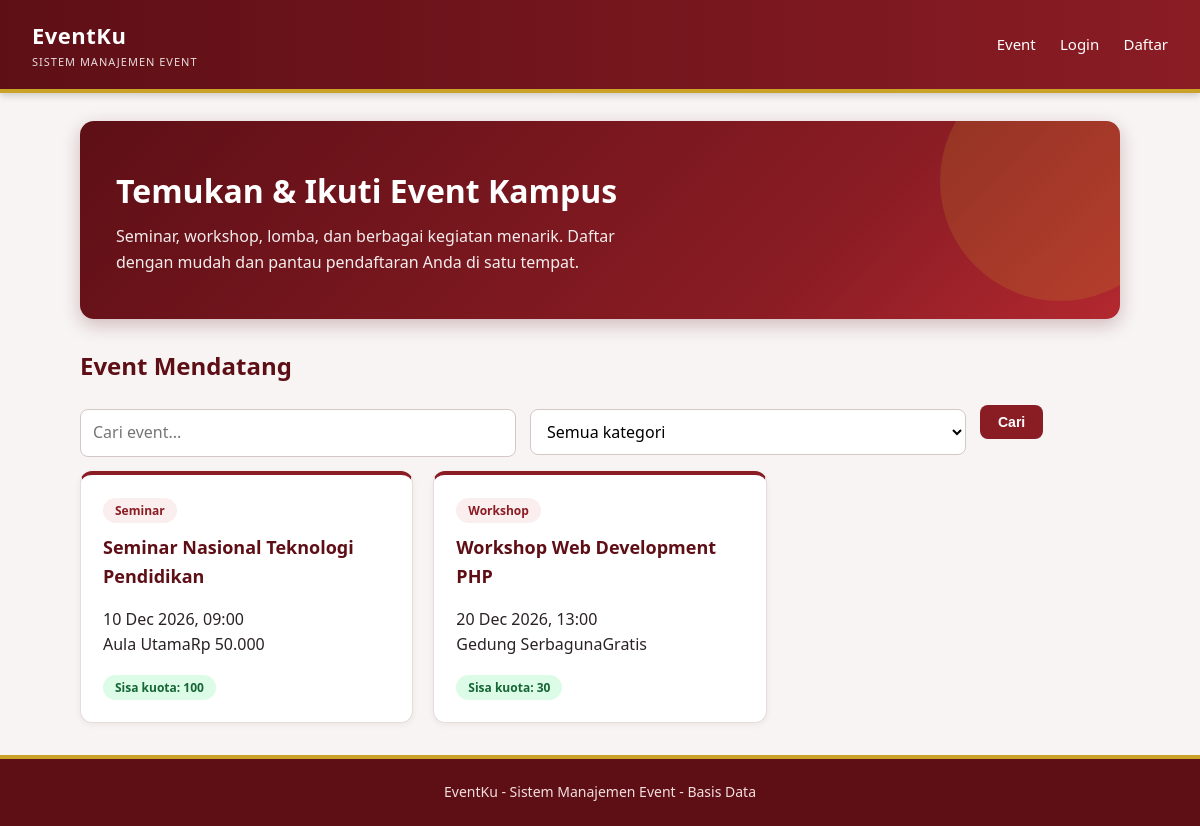
The page / on the database its author committed.
### tables this page shows
CREATE TABLE events (
  id INT AUTO_INCREMENT PRIMARY KEY,
  category_id INT NOT NULL,
  venue_id INT NOT NULL,
  created_by INT NOT NULL,
  title VARCHAR(200) NOT NULL,
  description TEXT,
  event_date DATETIME NOT NULL,
  quota INT NOT NULL DEFAULT 0,
  price DECIMAL(12,2) NOT NULL DEFAULT 0,
  status ENUM('draft','published','closed') NOT NULL DEFAULT 'draft',
  created_at TIMESTAMP DEFAULT CURRENT_TIMESTAMP,
  FOREIGN KEY (category_id) REFERENCES categories(id) ON DELETE RESTRICT,
  FOREIGN KEY (venue_id) REFERENCES venues(id) ON DELETE RESTRICT,
  FOREIGN KEY (created_by) REFERENCES users(id) ON DELETE RESTRICT
);

CREATE TABLE categories (
  id INT AUTO_INCREMENT PRIMARY KEY,
  name VARCHAR(100) NOT NULL UNIQUE
);

CREATE TABLE venues (
  id INT AUTO_INCREMENT PRIMARY KEY,
  name VARCHAR(150) NOT NULL,
  address VARCHAR(255) NOT NULL,
  capacity INT NOT NULL DEFAULT 0
);

### includes/functions.php (called while the page is built, shortened)
<?php
function e($s) { return htmlspecialchars((string)$s, ENT_QUOTES, 'UTF-8'); }
function rupiah($n) { return $n > 0 ? 'Rp ' . number_format($n, 0, ',', '.') : 'Gratis'; }
function tanggal($d) { return date('d M Y, H:i', strtotime($d)); }

### index.php (the view, shortened to what this page needs)
<?php
require_once __DIR__ . '/includes/functions.php';
$q   = trim($_GET['q'] ?? '');
$sql = "SELECT e.*, c.name AS category, v.name AS venue,
        (SELECT COUNT(*) FROM registrations r WHERE r.event_id=e.id AND r.status='registered') AS terdaftar
        FROM events e
        JOIN categories c ON c.id=e.category_id
        JOIN venues v ON v.id=e.venue_id
        WHERE e.status='published' AND e.title LIKE ?";
$params = ["%$q%"];
$sql .= " ORDER BY e.event_date ASC";
$stmt = $pdo->prepare($sql);
$stmt->execute($params);
$events = $stmt->fetchAll();
include __DIR__ . '/includes/header.php';
?>
<section class="hero">
  <h1>Temukan &amp; Ikuti Event Kampus</h1>
  <p>Seminar, workshop, lomba, dan berbagai kegiatan menarik. Daftar dengan mudah dan pantau pendaftaran Anda di satu tempat.</p>
</section>
<h2>Event Mendatang</h2>
<form method="get" class="row">
  <div><input type="text" name="q" placeholder="Cari event..." value="<?= e($q) ?>"></div>
  <div>
    <select name="category">
      <option value="0">Semua kategori</option>
    </select>
  </div>
  <div style="flex:0"><button class="btn">Cari</button></div>
</form>
<div class="grid">
<?php foreach ($events as $ev): $sisa = $ev['quota'] - $ev['terdaftar']; ?>
  <div class="card">
    <span class="badge"><?= e($ev['category']) ?></span>
    <h3><a href="<?= BASE_URL ?>/event_detail.php?id=<?= $ev['id'] ?>"><?= e($ev['title']) ?></a></h3>
    <p> <?= tanggal($ev['event_date']) ?><br> <?= e($ev['venue']) ?><?= rupiah($ev['price']) ?></p>
    <span class="badge <?= $sisa > 0 ? 'green' : 'red' ?>"><?= $sisa > 0 ? "Sisa kuota: $sisa" : 'Kuota penuh' ?></span>
  </div>
<?php endforeach; ?>
</div>
<?php include __DIR__ . '/includes/footer.php'; ?>

### includes/header.php (shortened to what this page needs)
<?php
require_once __DIR__ . '/functions.php';
$u = $_SESSION['user'] ?? null;
?>
<!DOCTYPE html>
<html lang="id">
<head>
<link rel="stylesheet" href="<?= BASE_URL ?>/assets/style.css">
</head>
<body>
<nav class="nav">
  <a class="brand" href="<?= BASE_URL ?>/index.php">EventKu<small>Sistem Manajemen Event</small></a>
  <div class="links">
    <a href="<?= BASE_URL ?>/index.php">Event</a>
    <?php if ($u): ?>
      <?php if ($u['role'] === 'admin'): ?>
        <a href="<?= BASE_URL ?>/admin/index.php">Dashboard Admin</a>
      <?php else: ?>
        <a href="<?= BASE_URL ?>/my_registrations.php">Pendaftaran Saya</a>
      <?php endif; ?>
      <a href="<?= BASE_URL ?>/logout.php">Logout (<?= e($u['name']) ?>)</a>
    <?php else: ?>
      <a href="<?= BASE_URL ?>/login.php">Login</a>
      <a href="<?= BASE_URL ?>/register.php">Daftar</a>
    <?php endif; ?>
  </div>
</nav>
<main class="container">

### includes/footer.php
</main>
<footer class="footer"> EventKu - Sistem Manajemen Event - Basis Data</footer>
</body>
</html>

### assets/style.css (style rules this page uses)
:root { --maroon:#8a1c24; --maroon-dark:#5e0f16; --maroon-light:#fbeeee; --gold:#c9a227; --bg:#f7f4f3; --text:#2a2224; --muted:#6b6165; --border:#e6dcdc; }
* { box-sizing:border-box }
body { margin:0;font-family:"Segoe UI",system-ui,-apple-system,Arial,sans-serif;background:var(--bg);color:var(--text);line-height:1.6 }
a { color:var(--maroon);text-decoration:none }
h2 { color:var(--maroon-dark);margin-top:0 }
.nav { position:sticky;top:0;z-index:10;display:flex;flex-wrap:wrap;justify-content:space-between;align-items:center; background:linear-gradient(90deg,var(--maroon-dark),var(--maroon));padding:14px 32px;border-bottom:4px solid var(--gold); box-shadow:0 2px 8px rgba(0,0,0,.2) }
.nav a { color:#fff;margin-left:20px;font-weight:500;font-size:15px;padding:4px 0;border-bottom:2px solid transparent }
.nav .brand { margin:0;font-size:22px;font-weight:700;letter-spacing:.5px;border:0 }
.nav .brand small { display:block;font-size:11px;font-weight:400;opacity:.85;letter-spacing:1px;text-transform:uppercase }
.container { max-width:1080px;margin:28px auto;padding:0 20px;min-height:70vh }
.footer { background:var(--maroon-dark);color:#f3dede;text-align:center;padding:22px 16px;font-size:14px;border-top:4px solid var(--gold);margin-top:32px }
.hero { background:linear-gradient(135deg,var(--maroon-dark),var(--maroon) 70%,#b3282f);color:#fff;border-radius:14px; padding:44px 36px;margin-bottom:28px;box-shadow:0 6px 18px rgba(94,15,22,.25);position:relative;overflow:hidden }
.hero::after { content:"";position:absolute;right:-60px;top:-60px;width:240px;height:240px;border-radius:50%;background:rgba(201,162,39,.18) }
.hero h1 { margin:0 0 8px;font-size:32px }
.hero p { margin:0;max-width:560px;opacity:.92 }
.card { background:#fff;border-radius:12px;padding:22px;border:1px solid var(--border);box-shadow:0 2px 6px rgba(94,15,22,.06);margin-bottom:18px }
.grid { display:grid;grid-template-columns:repeat(auto-fill,minmax(290px,1fr));gap:20px }
.grid .card { border-top:4px solid var(--maroon);margin:0;transition:transform .15s,box-shadow .15s }
.grid .card h3 { margin:10px 0;font-size:18px }
.grid .card h3 a { color:var(--maroon-dark) }
.badge { display:inline-block;padding:3px 12px;border-radius:99px;background:var(--maroon-light);color:var(--maroon);font-size:12px;font-weight:600 }
.badge.green { background:#dcfce7;color:#166534 }
.btn { display:inline-block;padding:9px 18px;border:0;border-radius:8px;background:var(--maroon);color:#fff;cursor:pointer;font-size:14px;font-weight:600;transition:background .15s }
input,select,textarea { width:100%;padding:10px 12px;border:1px solid #d4c7c7;border-radius:8px;font:inherit;margin:4px 0 14px;background:#fff }
.row { display:flex;gap:14px;flex-wrap:wrap }
.row>div { flex:1;min-width:140px }

### rows shown on the page
events: category.name "Seminar", title "Seminar Nasional Teknologi Pendidikan", event_date "10 Dec 2026, 09:00", venue.name "Aula Utama", price "Rp 50.000", quota "100"
events: category.name "Workshop", title "Workshop Web Development PHP", event_date "20 Dec 2026, 13:00", venue.name "Gedung Serbaguna", price "Gratis", quota "30"
